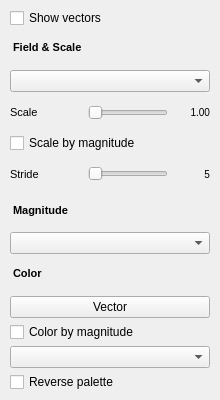
<?xml version="1.0" encoding="UTF-8"?>
<ui version="4.0">
 <class>VectorsPage</class>
 <widget class="QWidget" name="VectorsPage">
  <property name="geometry">
   <rect>
    <x>0</x>
    <y>0</y>
    <width>220</width>
    <height>400</height>
   </rect>
  </property>
  <layout class="QVBoxLayout" name="verticalLayout">
   <property name="spacing">
    <number>4</number>
   </property>
   <property name="leftMargin">
    <number>10</number>
   </property>
   <property name="topMargin">
    <number>8</number>
   </property>
   <property name="rightMargin">
    <number>10</number>
   </property>
   <property name="bottomMargin">
    <number>8</number>
   </property>
   <item>
    <widget class="QCheckBox" name="showCb">
     <property name="text">
      <string>Show vectors</string>
     </property>
    </widget>
   </item>
   <item>
    <widget class="QWidget" name="optionsGroup" native="true">
     <layout class="QVBoxLayout" name="optionsLayout">
      <property name="spacing">
       <number>4</number>
      </property>
      <property name="leftMargin">
       <number>0</number>
      </property>
      <property name="topMargin">
       <number>0</number>
      </property>
      <property name="rightMargin">
       <number>0</number>
      </property>
      <property name="bottomMargin">
       <number>0</number>
      </property>
      <item>
       <widget class="QLabel" name="fieldScaleHeader">
        <property name="text">
         <string>Field &amp; Scale</string>
        </property>
        <property name="styleSheet">
         <string notr="true">font-size: 11px; font-weight: bold;  padding: 4px 0 6px 0; border-bottom: 1px solid #3c3c3c;</string>
        </property>
       </widget>
      </item>
      <item>
       <widget class="QComboBox" name="vectorCombo"/>
      </item>
      <item>
       <widget class="QWidget" name="scaleRow">
        <layout class="QHBoxLayout" name="scaleLayout">
         <property name="spacing"><number>6</number></property>
         <property name="leftMargin"><number>0</number></property>
         <property name="topMargin"><number>0</number></property>
         <property name="rightMargin"><number>0</number></property>
         <property name="bottomMargin"><number>0</number></property>
         <item>
          <widget class="QLabel" name="scaleLabel">
           <property name="text"><string>Scale</string></property>
           <property name="minimumSize"><size><width>72</width><height>0</height></size></property>
           <property name="maximumSize"><size><width>72</width><height>16777215</height></size></property>
           <property name="styleSheet"><string notr="true">font-size: 11px; </string></property>
           <property name="alignment"><set>Qt::AlignLeft|Qt::AlignVCenter</set></property>
          </widget>
         </item>
         <item>
          <widget class="QSlider" name="scaleSlider">
           <property name="orientation"><enum>Qt::Horizontal</enum></property>
          </widget>
         </item>
         <item>
          <widget class="QLabel" name="scaleValue">
           <property name="text"><string>1.00</string></property>
           <property name="minimumSize"><size><width>36</width><height>0</height></size></property>
           <property name="maximumSize"><size><width>36</width><height>16777215</height></size></property>
           <property name="styleSheet"><string notr="true">font-size: 10px; </string></property>
           <property name="alignment"><set>Qt::AlignRight|Qt::AlignVCenter</set></property>
          </widget>
         </item>
        </layout>
       </widget>
      </item>
      <item>
       <widget class="QCheckBox" name="scaleMagCb">
        <property name="text">
         <string>Scale by magnitude</string>
        </property>
       </widget>
      </item>
      <item>
       <widget class="QWidget" name="strideRow">
        <layout class="QHBoxLayout" name="strideLayout">
         <property name="spacing"><number>6</number></property>
         <property name="leftMargin"><number>0</number></property>
         <property name="topMargin"><number>0</number></property>
         <property name="rightMargin"><number>0</number></property>
         <property name="bottomMargin"><number>0</number></property>
         <item>
          <widget class="QLabel" name="strideLabel">
           <property name="text"><string>Stride</string></property>
           <property name="minimumSize"><size><width>72</width><height>0</height></size></property>
           <property name="maximumSize"><size><width>72</width><height>16777215</height></size></property>
           <property name="styleSheet"><string notr="true">font-size: 11px; </string></property>
           <property name="alignment"><set>Qt::AlignLeft|Qt::AlignVCenter</set></property>
          </widget>
         </item>
         <item>
          <widget class="QSlider" name="strideSlider">
           <property name="orientation"><enum>Qt::Horizontal</enum></property>
          </widget>
         </item>
         <item>
          <widget class="QLabel" name="strideValue">
           <property name="text"><string>5</string></property>
           <property name="minimumSize"><size><width>36</width><height>0</height></size></property>
           <property name="maximumSize"><size><width>36</width><height>16777215</height></size></property>
           <property name="styleSheet"><string notr="true">font-size: 10px; </string></property>
           <property name="alignment"><set>Qt::AlignRight|Qt::AlignVCenter</set></property>
          </widget>
         </item>
        </layout>
       </widget>
      </item>
      <item>
       <widget class="QLabel" name="magnitudeHeader">
        <property name="text">
         <string>Magnitude</string>
        </property>
        <property name="styleSheet">
         <string notr="true">font-size: 11px; font-weight: bold;  padding: 4px 0 6px 0; border-bottom: 1px solid #3c3c3c;</string>
        </property>
       </widget>
      </item>
      <item>
       <widget class="QComboBox" name="magCombo"/>
      </item>
      <item>
       <widget class="QLabel" name="colorHeader">
        <property name="text">
         <string>Color</string>
        </property>
        <property name="styleSheet">
         <string notr="true">font-size: 11px; font-weight: bold;  padding: 4px 0 6px 0; border-bottom: 1px solid #3c3c3c;</string>
        </property>
       </widget>
      </item>
      <item>
       <widget class="QPushButton" name="vectorColorBtn">
        <property name="text">
         <string>Vector</string>
        </property>
        <property name="objectName">
         <string>swatchButton</string>
        </property>
       </widget>
      </item>
      <item>
       <widget class="QCheckBox" name="useCmapCb">
        <property name="text">
         <string>Color by magnitude</string>
        </property>
       </widget>
      </item>
      <item>
       <widget class="QComboBox" name="vCmapCombo"/>
      </item>
      <item>
       <widget class="QCheckBox" name="revCb">
        <property name="text">
         <string>Reverse palette</string>
        </property>
       </widget>
      </item>
     </layout>
    </widget>
   </item>
  </layout>
 </widget>
</ui>
